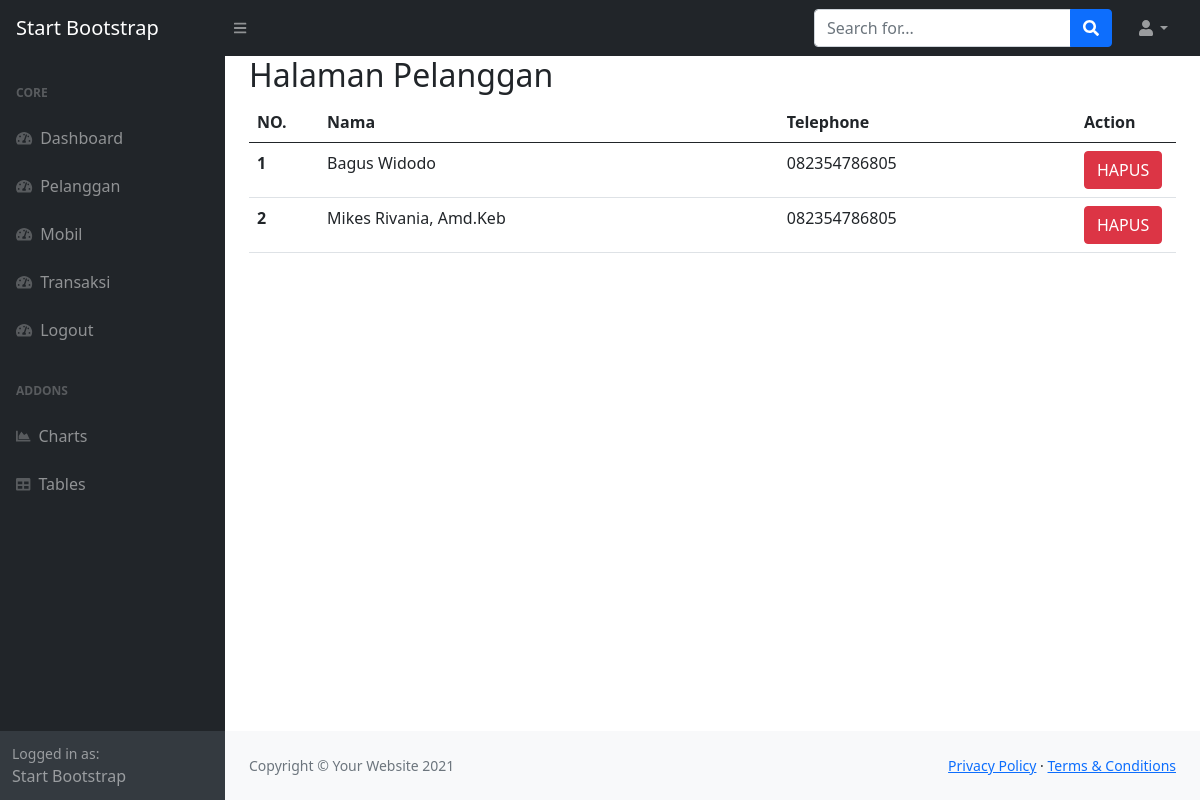
Page /index.php?halaman=pelanggan (signed in) on the committed database.
### tables this page shows
CREATE TABLE `tbl_pelanggan` (
  `no_ktp` varchar(16) NOT NULL,
  `nama` varchar(50) NOT NULL,
  `telephone` varchar(15) NOT NULL
);

### pelanggan.php (the view)
<h2>Halaman Pelanggan</h2>
<table class="table table-hover">
  <thead>
    <tr>
      <th scope="col" width="70px">NO.</th>
      <th scope="col">Nama</th>
      <th scope="col">Telephone</th>
      <th scope="col" width="100px">Action</th>
    </tr>
  </thead>
  <tbody>
    <?php $nomor = 1; ?>
    <?php $ambil=$koneksi->query("SELECT * FROM tbl_pelanggan"); ?>
    <?php while ($data = $ambil->fetch_assoc()) { ?>
    <tr>
      <th scope="row"><?php echo $nomor; ?></th>
      <td><?php echo $data['nama']; ?></td>
      <td><?php echo $data['telephone']; ?></td>
      <td>
        <a href="index.php?halaman=hapus_pelanggan&no_ktp=<?php echo $data['no_ktp']; ?>" class="btn btn-danger">HAPUS</a>
      </td>
    </tr>
    <?php $nomor++; ?>
    <?php } ?>
  </tbody>
</table>

### rows in the picture
tbl_pelanggan: nama "Bagus Widodo", telephone "082354786805"
tbl_pelanggan: nama "Mikes Rivania, Amd.Keb", telephone "082354786805"
